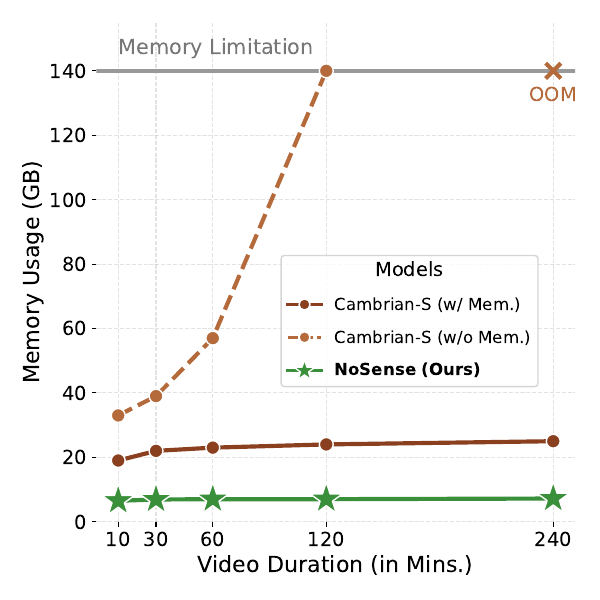

Here is the Python script that generated this plot:
import matplotlib.pyplot as plt

# === Fonts for print ===
plt.rcParams["font.family"] = "sans-serif"
plt.rcParams["font.size"] = 15

# === Data ===
dur = [10, 30, 60, 120, 240]

mem_with =  [19, 22, 23, 24, 25]
mem_without = [33, 39, 57, 140, None]   # Last point OOM
mem_siglip = [6.5, 6.9, 7.0, 7.0, 7.2]            # Constant 5GB

# === Colors matching previous plot ===
col_limit = "#999999"

# original colors
col_g25 = "#FF8C00"
col_g20 = "#245DBD"
col_c_wo = "#B46A3B"
col_c_w  = "#8A3F1E"

# new model colors
col_sig = "#3A8F3A"


plt.figure(figsize=(6,6))
ax = plt.gca()

# Remove right and top spines
ax.spines["right"].set_visible(False)
ax.spines["top"].set_visible(False)
ax.spines["left"].set_visible(False)
ax.spines["bottom"].set_visible(False)

# === Tick font sizes ===
plt.xticks(dur, fontsize=14)
plt.yticks(fontsize=14)

# === Cambrian Models (thin) ===
h1, = plt.plot(dur, mem_with,"-", color=col_c_w, linewidth=3,label="Cambrian-S (w/ Mem.)")
plt.scatter(dur, mem_with, s=100, color=col_c_w, edgecolors='white', zorder=10)

h2, = plt.plot(dur[:-1], mem_without[:-1], "--", color=col_c_wo, linewidth=3,label="Cambrian-S (w/o Mem.)")
plt.scatter(dur[:-1], mem_without[:-1], s=100, color=col_c_wo, edgecolors='white', zorder=10)

# OOM marker (front)
plt.scatter([dur[-1]], [140],marker="x", s=120,color=col_c_wo, linewidths=3,zorder=10)

# OOM label BELOW the X
plt.text(dur[-1], 140 - 5, "OOM",fontsize=14, color=col_c_wo,ha="center", va="top",zorder=11)

# === SigLIP2-So400m-512 (thick + big star) ===
h3, = plt.plot(dur, mem_siglip, "-", markersize=18, color=col_sig, linewidth=3,label=r"$\mathbf{NoSense\ (Ours)}$",)
plt.scatter(dur, mem_siglip, s=600, color=col_sig, edgecolors='white', zorder=10, marker="*")

# === Memory limit line ===
plt.axhline(140, color=col_limit, linewidth=3)
plt.text(10, 145, "Memory Limitation", fontsize=15, color="#777777")

# === Labels ===
plt.xlabel("Video Duration (in Mins.)", fontsize=16)
plt.ylabel("Memory Usage (GB)", fontsize=16)
plt.ylim(0, 155)

# === Legend (same style as accuracy plot) ===
from matplotlib.lines import Line2D
# handles = [h1, h2, h3]
# labels = ["Cambrian-S (w/ Mem.)",
#           "Cambrian-S (w/o Mem.)",
#           "NoSense"]

# plt.legend(handles, labels,
#         #    loc="center left",
#            bbox_to_anchor=(0.94, 0.55),
#            fontsize=12,
#            title="Models",
#            title_fontsize=14,
#            labelspacing=1)

legend_handles = [
    Line2D([0], [0], color=col_c_w, linewidth=2, marker='o',
           markersize=8, markerfacecolor=col_c_w, markeredgecolor='white',
           label="Cambrian-S (w/ Mem.)"),

    Line2D([0], [0], color=col_c_wo, linewidth=2, linestyle='--', marker='o',
           markersize=8, markerfacecolor=col_c_wo, markeredgecolor='white',
           label="Cambrian-S (w/o Mem.)"),

    Line2D([0], [0], color=col_sig, linewidth=2, marker='*',
           markersize=16, markerfacecolor=col_sig, markeredgecolor='white',
           label=r"$\mathbf{NoSense\ (Ours)}$",)
]

plt.legend(
    handles=legend_handles,
    bbox_to_anchor=(0.94, 0.55),
    fontsize=12,
    title="Models",
    title_fontsize=14,
    labelspacing=1
)

plt.grid(True, linestyle="--", alpha=0.35)
plt.tight_layout()
plt.savefig("memory_usage.pdf", dpi=300, transparent=True)
plt.savefig("memory_usage.png", dpi=400, transparent=True)
plt.show()
